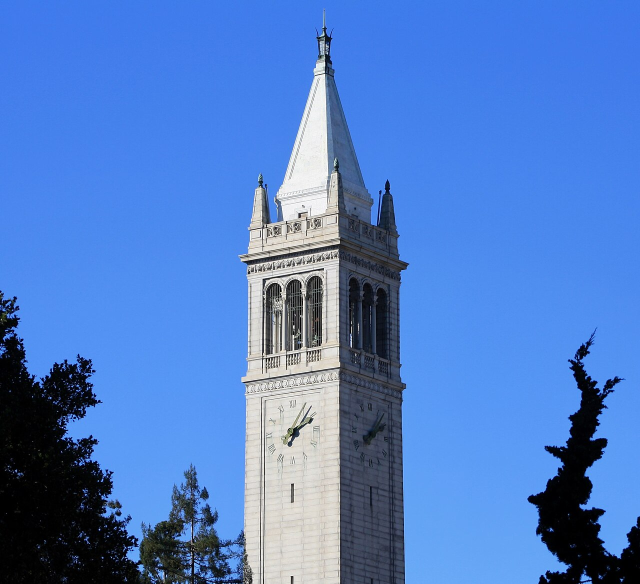
#> input picture PROJECT_3/Campanile Hi-Res.jpg, 1280 x 1167 px, found by its file name (shown at 1/2 size)
$ python hybrid_image_starter.py
#> lines starting #> are read from the running program, lines starting #| are printed output that depends on the picture
### submission/code/align_image_code.py
"""Lets the user click two corresponding points on each of two images,
then aligns the images so those two points overlap (matching center,
scale, and rotation), and crops both to a common size.
"""
import math

import numpy as np
import matplotlib.pyplot as plt
import skimage.transform as sktr


def get_points(im1: np.ndarray, im2: np.ndarray) -> tuple:
    print('Please select 2 points in each image for alignment.')
    plt.imshow(im1)
    p1, p2 = plt.ginput(2)
    plt.close()
    plt.imshow(im2)
    p3, p4 = plt.ginput(2)
    plt.close()
    return (p1, p2, p3, p4)


# [64 lines left out: functions recenter, find_centers, align_image_centers, rescale_images, rotate_im1, match_img_size, not called in this run]


def align_images(im1: np.ndarray, im2: np.ndarray) -> tuple:
    pts = get_points(im1, im2)
    im1, im2 = align_image_centers(im1, im2, pts)
    im1, im2 = rescale_images(im1, im2, pts)
    im1, angle = rotate_im1(im1, pts)
    im1, im2 = match_img_size(im1, im2)
    return im1, im2


# [5 lines that do not run on import are left out]

### submission/code/hybrid_image_starter.py
import matplotlib.pyplot as plt

from align_image_code import align_images
import scipy.signal
import numpy as np
import cv2

# First load images

# high sf
im1 = plt.imread('./Campanile Hi-Res.jpg') / 255.

# low sf
im2 = plt.imread('./Eiffel Tower cropped.jpg') / 255.
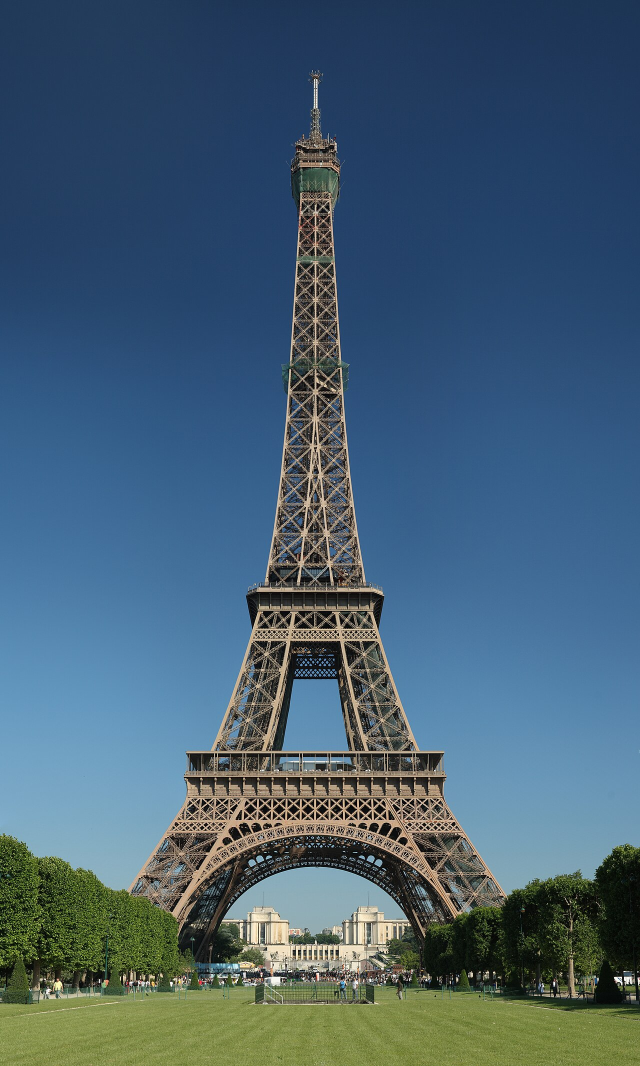
#> input picture PROJECT_3/Eiffel Tower cropped.jpg, 1280 x 2132 px, found by its file name (shown at 1/2 size)


im3 = plt.imread('./sachin.jpg') / 255.
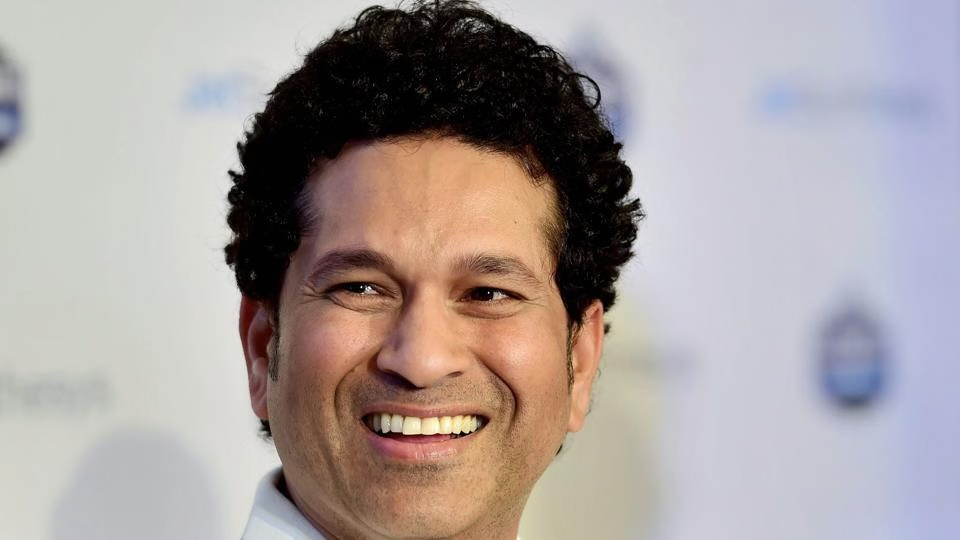
#> input picture PROJECT_3/sachin.jpg, 960 x 540 px, found by its file name
im4 = plt.imread('./virat.jpg') / 255.
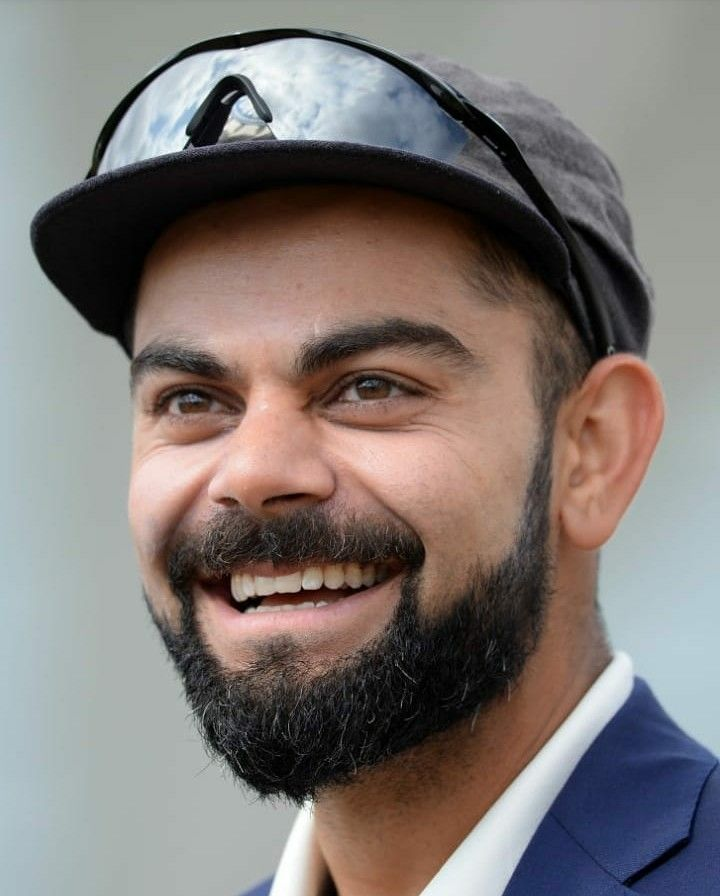
#> input picture PROJECT_3/virat.jpg, 720 x 896 px, found by its file name
im5 = plt.imread('./DerekPicture.jpg') / 255.
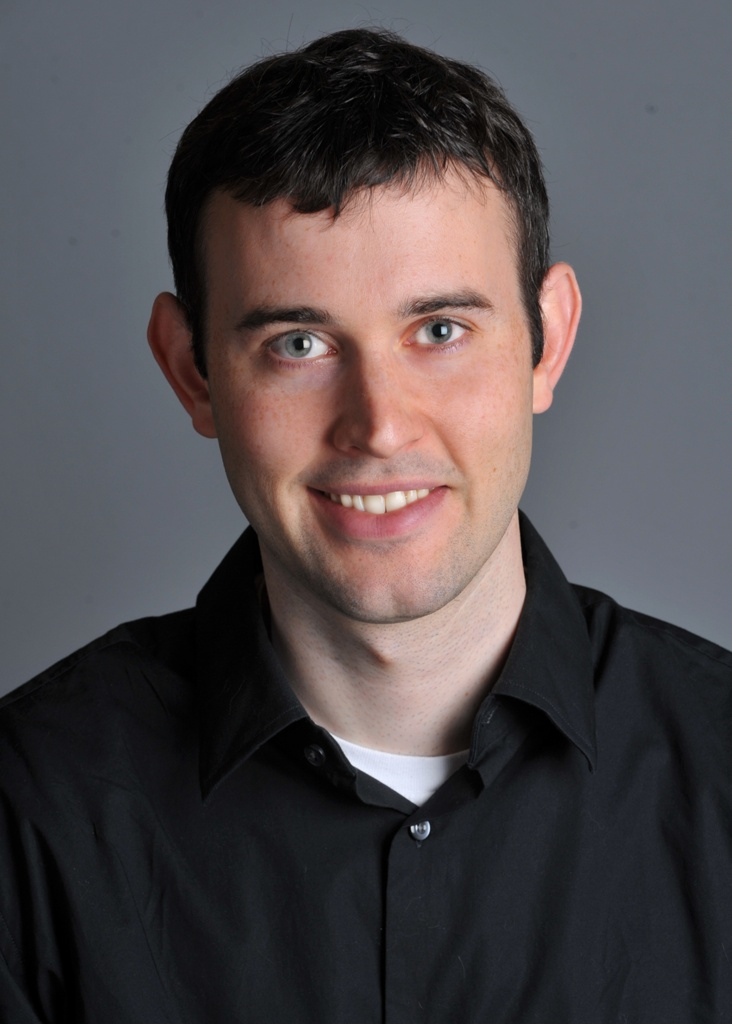
#> input picture PROJECT_3/DerekPicture.jpg, 732 x 1024 px, found by its file name
im6 = plt.imread('./nutmeg.jpg') / 255.
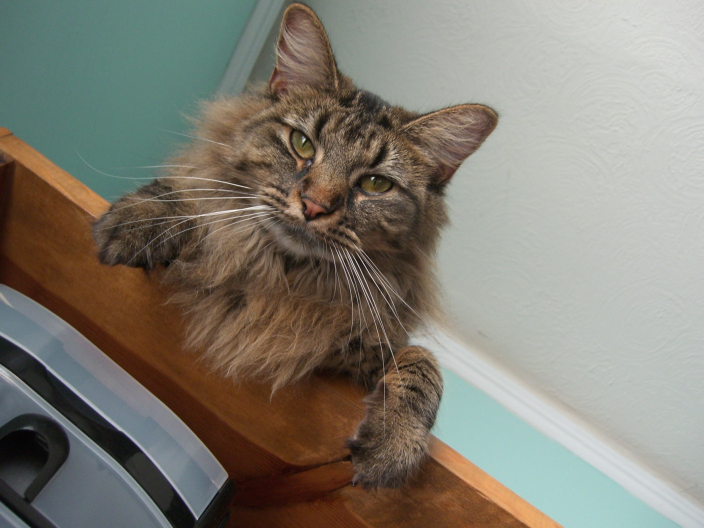
#> input picture PROJECT_3/nutmeg.jpg, 1408 x 1056 px, found by its file name (shown at 1/2 size)

# Next align images (this code is provided, but may be improved)
#> (the run stopped early here; a loop or call above may not have finished)
